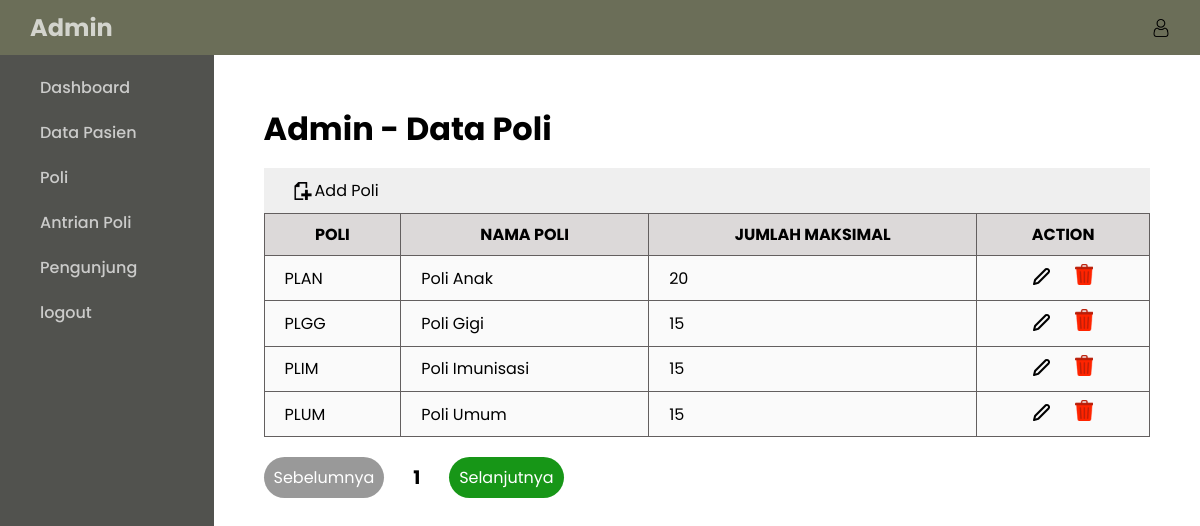
/src/pages/dashboard_admin/?page=data-poli, run on the app's committed database.
### tables this page shows
CREATE TABLE `poli` (
  `poli` varchar(10) NOT NULL,
  `nama_poli` varchar(20) NOT NULL,
  `jumlah_maksimal` int(11) NOT NULL
);

### src/components/data_poli/index.php (the view)
<?php
include '../../config/koneksi.php';
$jumlahDataPerHalaman = 10;
$sql = "SELECT COUNT(*) AS jumlah FROM poli";
$jumlahData = mysqli_fetch_assoc(mysqli_query($conn, $sql));
$jumlahHalaman = ceil($jumlahData['jumlah'] / $jumlahDataPerHalaman);
$halamanAktif = isset($_GET['halaman']) ? $_GET['halaman'] : 1;
$awalData = ($halamanAktif - 1) * $jumlahDataPerHalaman;
$sql = "SELECT * FROM poli LIMIT $awalData, $jumlahDataPerHalaman";
$result = mysqli_query($conn, $sql);
?>
<div class="tabel-pasien">
    <h1>Admin - Data Poli</h1>
    <div class="tambah">
        <a href="?page=tambah-poli"><img style="width: 18px; margin-right: 3px;" src="../../../assets/images/tambah.png" alt=""> Add Poli</a>
    </div>
    <table class="table-data-pasien">
        <thead>
            <tr>
                <th>POLI</th>
                <th>NAMA POLI</th>
                <th>JUMLAH MAKSIMAL</th>
                <th>ACTION</th>
            </tr>
        </thead>
        <?php if (mysqli_num_rows($result) > 0) : ?>
            <?php while ($row = mysqli_fetch_assoc($result)) : ?>
                <tr class="body-tabel">
                    <td><?= $row["poli"] ?></td>
                    <td><?= $row["nama_poli"] ?></td>
                    <td><?= $row["jumlah_maksimal"] ?></td>
                    <td style="text-align:center;"><a style="margin-right: 20px;" href="../../pages/dashboard_admin/?page=edit-poli&poli=<?= $row["poli"] ?>"><img src="../../../assets/images/pensil.png" alt=""></a> <a style="color:red;" href="../../config/hapus_poli.php?poli=<?= $row["poli"] ?>" onclick="return confirm(`Apa anda mau menghapus <?= $row['nama_poli'] ?>`)"><img style="width: 18px;" src="../../../assets/images/hapus.png" alt=""></a>
                    </td>
                </tr>
            <?php endwhile; ?>
        <?php else : ?>
            <tr>
                <td colspan="4" style="text-align: center;">Data kosong</td>
            </tr>
        <?php endif; ?>
    </table>
    <div class="pagination">
        <?php if ($halamanAktif > 1) : ?>
            <a class="sebelumnya" href="?page=data-poli&halaman=<?= $halamanAktif - 1 ?>">Sebelumnya</a>
        <?php else : ?>
            <span class="sebelumnya">Sebelumnya</span>
        <?php endif; ?>
        <h3><?= $halamanAktif ?></h3>
        <?php if ($halamanAktif < $jumlahHalaman) : ?>
            <a class="selanjutnya" href="?page=data-poli&halaman=<?= $halamanAktif + 1 ?>">Selanjutnya</a>
        <?php else : ?>
            <span class="selanjutnya">Selanjutnya</span>
        <?php endif; ?>
    </div>
</div>

### src/pages/dashboard_admin/dashboard_admin.css (style rules this page uses)
* { margin: 0; padding: 0; font-family: 'Poppins', sans-serif; }
.navbar nav h1, a { color: rgba(255, 255, 255, 0.7); text-decoration: none; }
.main-content .home .card-poli .card-antrian h1, .tabel-pasien h1 { margin-bottom: 15px; }
.table-data-pasien { border-collapse: collapse; width: 100%; }
.table-data-pasien, th, td { border: 1px solid #635f5f; padding: 8px 20px; }
.table-data-pasien thead { background-color: rgba(207, 203, 203, 0.72); }
.table-data-pasien .body-tabel { background-color: rgba(249, 249, 249, 0.72); }
.table-data-pasien { margin-bottom: 20px; }
.pagination { width: 300px; display: flex; justify-content: space-between; align-items: center; }
.tabel-pasien .pagination .sebelumnya, .selanjutnya { padding: 8px 10px; background-color: #999; box-sizing: border-box; color: #ffffff; border-radius: 40px; }
.pagination .selanjutnya { background-color: rgb(23, 150, 23); }
.pagination span { cursor: not-allowed; }
.tambah { background-color: rgba(239, 239, 239, 1); width: 100%; padding: 10px 30px; box-sizing: border-box; display: flex; justify-content: space-between; align-items: center; }
.tambah a { color: rgba(0, 0, 0, 1); display: flex; align-items: center; }

### data on the page
poli: poli "PLAN", nama_poli "Poli Anak", jumlah_maksimal "20"
poli: poli "PLGG", nama_poli "Poli Gigi", jumlah_maksimal "15"
poli: poli "PLIM", nama_poli "Poli Imunisasi", jumlah_maksimal "15"
poli: poli "PLUM", nama_poli "Poli Umum", jumlah_maksimal "15"

### other printed values
$halamanAktif "1"
